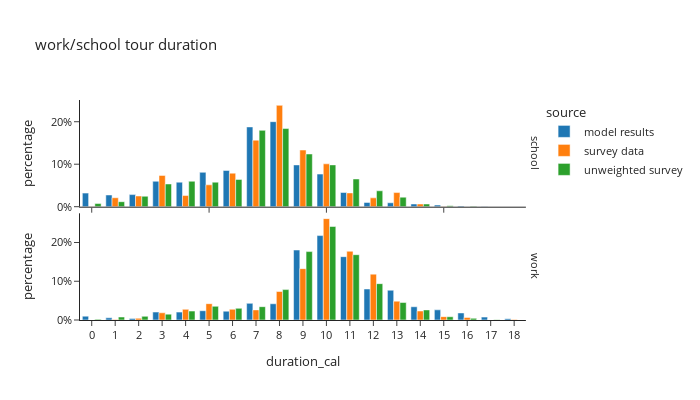

The notebook cell this image was saved under:
### Code cell
ws_tour_data['duration_cal'] = ws_tour_data['end'] - ws_tour_data['start']

df_plot = ws_tour_data.groupby(['source','tour_type','duration_cal'])[['trip_weight_2017_2019']].sum().reset_index()
df_plot['percentage'] = df_plot.groupby(['tour_type','source'], group_keys=False)['trip_weight_2017_2019']. \
    apply(lambda x: x / float(x.sum()))

fig = px.bar(df_plot, x="duration_cal", y="percentage", color="source",barmode="group", template="simple_white",
             facet_row='tour_type',
             # color_discrete_sequence=config['psrc_color'],
             title="work/school tour duration")
fig.for_each_annotation(lambda a: a.update(text = a.text.split("=")[-1]))
fig.update_layout(height=400, width=700, font=dict(size=11), yaxis1=dict(tickformat=".0%"), yaxis2=dict(tickformat=".0%", matches=None), xaxis=dict(dtick="1"))
fig.show()

### Figure 1 — Plotly figure (JSON) as saved in the notebook; plotly's stock layout.template omitted (floating-point values rounded to 4 significant figures)
{"data": [{"alignmentgroup": "True", "hovertemplate": "source=model results<br>tour_type=school<br>duration_cal=%{x}<br>percentage=%{y}<extra></extra>", "legendgroup": "model results", "marker": {"color": "#1F77B4", "pattern": {"shape": ""}}, "name": "model results", "offsetgroup": "model results", "orientation": "v", "showlegend": true, "textposition": "auto", "type": "bar", "x": [0.0, 1.0, 2.0, 3.0, 4.0, 5.0, 6.0, 7.0, 8.0, 9.0, 10.0, 11.0, 12.0, 13.0, 14.0, 15.0, 16.0, 17.0, 18.0], "xaxis": "x2", "y": [0.03197, 0.02758, 0.02847, 0.05982, 0.05773, 0.08096, 0.08534, 0.1877, 0.2001, 0.09832, 0.07678, 0.03346, 0.01005, 0.009217, 0.006396, 0.003838, 0.001806, 0.000347, 2.781e-05], "yaxis": "y2"}, {"alignmentgroup": "True", "hovertemplate": "source=model results<br>tour_type=work<br>duration_cal=%{x}<br>percentage=%{y}<extra></extra>", "legendgroup": "model results", "marker": {"color": "#1F77B4", "pattern": {"shape": ""}}, "name": "model results", "offsetgroup": "model results", "orientation": "v", "showlegend": false, "textposition": "auto", "type": "bar", "x": [0.0, 1.0, 2.0, 3.0, 4.0, 5.0, 6.0, 7.0, 8.0, 9.0, 10.0, 11.0, 12.0, 13.0, 14.0, 15.0, 16.0, 17.0, 18.0], "xaxis": "x", "y": [0.009888, 0.005669, 0.003988, 0.0205, 0.02035, 0.02391, 0.02275, 0.04293, 0.04186, 0.1806, 0.2179, 0.1635, 0.07998, 0.07685, 0.0342, 0.02625, 0.0182, 0.00747, 0.003293], "yaxis": "y"}, {"alignmentgroup": "True", "hovertemplate": "source=survey data<br>tour_type=school<br>duration_cal=%{x}<br>percentage=%{y}<extra></extra>", "legendgroup": "survey data", "marker": {"color": "#FF7F0E", "pattern": {"shape": ""}}, "name": "survey data", "offsetgroup": "survey data", "orientation": "v", "showlegend": true, "textposition": "auto", "type": "bar", "x": [0.0, 1.0, 2.0, 3.0, 4.0, 5.0, 6.0, 7.0, 8.0, 9.0, 10.0, 11.0, 12.0, 13.0, 14.0, 15.0, 16.0], "xaxis": "x2", "y": [0.0004276, 0.02105, 0.02514, 0.07365, 0.02625, 0.05148, 0.07893, 0.1566, 0.2386, 0.1333, 0.1009, 0.03247, 0.02081, 0.0333, 0.006324, 0.0005855, 0.0001564], "yaxis": "y2"}, {"alignmentgroup": "True", "hovertemplate": "source=survey data<br>tour_type=work<br>duration_cal=%{x}<br>percentage=%{y}<extra></extra>", "legendgroup": "survey data", "marker": {"color": "#FF7F0E", "pattern": {"shape": ""}}, "name": "survey data", "offsetgroup": "survey data", "orientation": "v", "showlegend": false, "textposition": "auto", "type": "bar", "x": [0.0, 1.0, 2.0, 3.0, 4.0, 5.0, 6.0, 7.0, 8.0, 9.0, 10.0, 11.0, 12.0, 13.0, 14.0, 15.0, 16.0, 17.0, 18.0], "xaxis": "x", "y": [0.0002976, 0.001346, 0.004404, 0.01859, 0.02754, 0.04216, 0.02759, 0.02609, 0.07356, 0.1326, 0.2616, 0.1774, 0.1184, 0.04857, 0.02316, 0.008709, 0.006547, 1.868e-06, 0.001396], "yaxis": "y"}, {"alignmentgroup": "True", "hovertemplate": "source=unweighted survey<br>tour_type=school<br>duration_cal=%{x}<br>percentage=%{y}<extra></extra>", "legendgroup": "unweighted survey", "marker": {"color": "#2CA02C", "pattern": {"shape": ""}}, "name": "unweighted survey", "offsetgroup": "unweighted survey", "orientation": "v", "showlegend": true, "textposition": "auto", "type": "bar", "x": [0.0, 1.0, 2.0, 3.0, 4.0, 5.0, 6.0, 7.0, 8.0, 9.0, 10.0, 11.0, 12.0, 13.0, 14.0, 15.0, 16.0], "xaxis": "x2", "y": [0.007487, 0.01176, 0.0246, 0.05348, 0.05989, 0.05775, 0.06417, 0.1797, 0.184, 0.1241, 0.0984, 0.06524, 0.03743, 0.02246, 0.006417, 0.002139, 0.00107], "yaxis": "y2"}, {"alignmentgroup": "True", "hovertemplate": "source=unweighted survey<br>tour_type=work<br>duration_cal=%{x}<br>percentage=%{y}<extra></extra>", "legendgroup": "unweighted survey", "marker": {"color": "#2CA02C", "pattern": {"shape": ""}}, "name": "unweighted survey", "offsetgroup": "unweighted survey", "orientation": "v", "showlegend": false, "textposition": "auto", "type": "bar", "x": [0.0, 1.0, 2.0, 3.0, 4.0, 5.0, 6.0, 7.0, 8.0, 9.0, 10.0, 11.0, 12.0, 13.0, 14.0, 15.0, 16.0, 17.0, 18.0], "xaxis": "x", "y": [0.001783, 0.007669, 0.009452, 0.01516, 0.02301, 0.03531, 0.03014, 0.03442, 0.07847, 0.1766, 0.2413, 0.1685, 0.09381, 0.04512, 0.02604, 0.008382, 0.00428, 0.0003567, 0.0001783], "yaxis": "y"}], "layout": {"annotations": [{"font": {}, "showarrow": false, "text": "work", "textangle": 90, "x": 0.98, "xanchor": "left", "xref": "paper", "y": 0.2425, "yanchor": "middle", "yref": "paper"}, {"font": {}, "showarrow": false, "text": "school", "textangle": 90, "x": 0.98, "xanchor": "left", "xref": "paper", "y": 0.7575, "yanchor": "middle", "yref": "paper"}], "barmode": "group", "font": {"size": 11}, "height": 400, "legend": {"title": {"text": "source"}, "tracegroupgap": 0}, "title": {"text": "work/school tour duration"}, "width": 700, "xaxis": {"anchor": "y", "domain": [0.0, 0.98], "dtick": "1", "title": {"text": "duration_cal"}}, "xaxis2": {"anchor": "y2", "domain": [0.0, 0.98], "matches": "x", "showticklabels": false}, "yaxis": {"anchor": "x", "domain": [0.0, 0.485], "tickformat": ".0%", "title": {"text": "percentage"}}, "yaxis2": {"anchor": "x2", "domain": [0.515, 1.0], "tickformat": ".0%", "title": {"text": "percentage"}}}}
